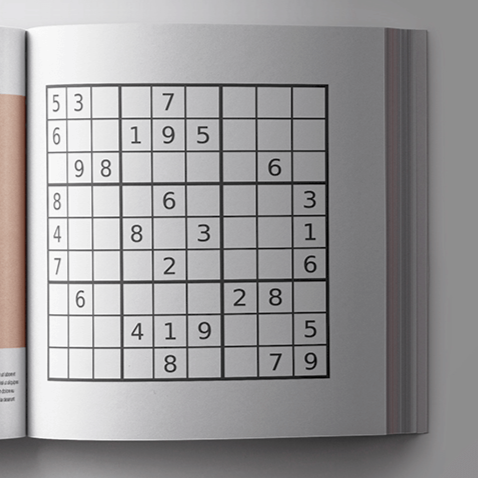
#> input picture imagens/sudoku.png, 478 x 478 px, found by its file name
$ python Exercicio_6_2.py
#> lines starting #> are read from the running program, lines starting #| are printed output that depends on the picture; after the words box and inside, x2 and y2 are one past the last pixel; in counts of white or black regions, pixels touching at a corner belong together
#Utilize uma imagem sudoku.png.
# Aplique o a limiarização global e a limiarização adaptativa e compare
# qual método preservou melhor a legibilidade do texto. Por que isso ocorre?

#O método que melhor preservou a legibilidade foi o Adaptativo, pois ele
# analisa a vizinhança e calcula o limiar para cada pixel, diferente do global que usa só um.

import cv2

imgOriginal = cv2.imread("./imagens/sudoku.png", 0)
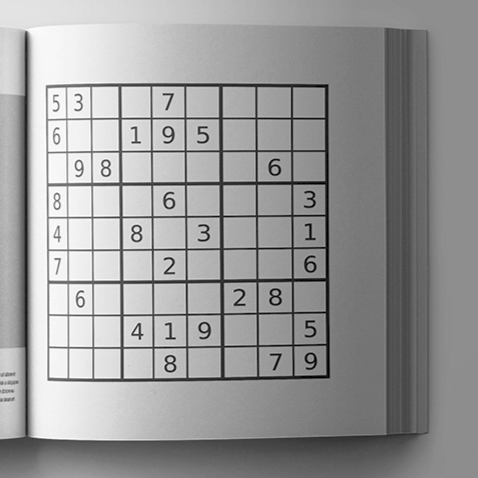
#> imgOriginal: shape (478, 478); min 0, max 255, mean 153.6

#Global
#Limiarização global
metodo = cv2.THRESH_BINARY
ret, imgBinarizada = cv2.threshold(imgOriginal, 128, 255, metodo) #imagem, limiar, valor máximo, método
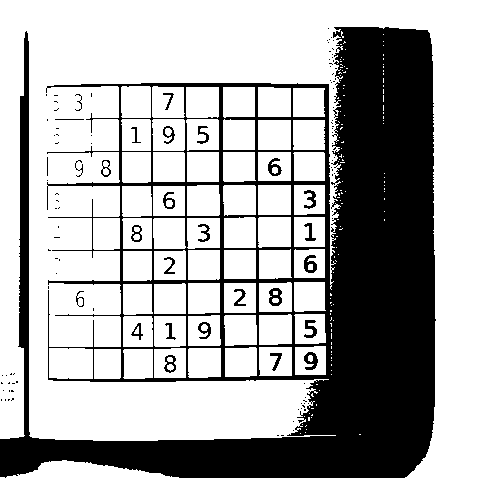
#> imgBinarizada: shape (478, 478); 67.1% white; 118 black regions (91 under 20 px), largest, box (x1, y1, x2, y2) and area: (0, 27, 436, 478) 72699, (269, 288, 282, 306) 146, (304, 352, 318, 370) 145

#Adaptativa
# Limiarização adaptativa gaussiana
thresh = cv2.adaptiveThreshold(imgOriginal, 255, cv2.ADAPTIVE_THRESH_GAUSSIAN_C,
                            cv2.THRESH_BINARY, 11, 2)
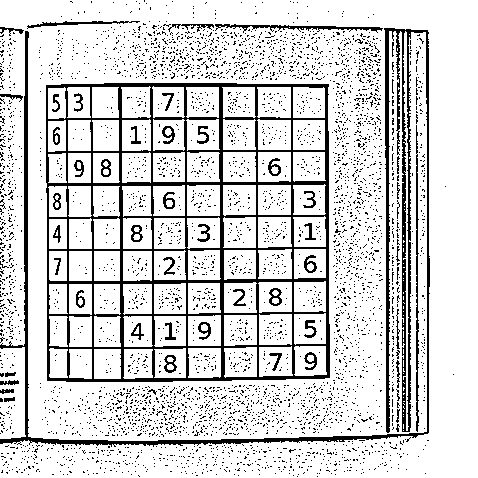
#> thresh: shape (478, 478); 83.7% white; 4397 black regions (4345 under 20 px), largest, box (x1, y1, x2, y2) and area: (46, 83, 330, 382) 14754, (0, 28, 430, 447) 8257, (416, 125, 419, 432) 611

cv2.imshow("Original", imgOriginal)
cv2.imshow("Global", imgBinarizada)
cv2.imshow("Adaptativa Guassiana", thresh)

cv2.waitKey(0)
cv2.destroyAllWindows

$ run again, with imagens/Noise_SP.png copied over imagens/sudoku.png
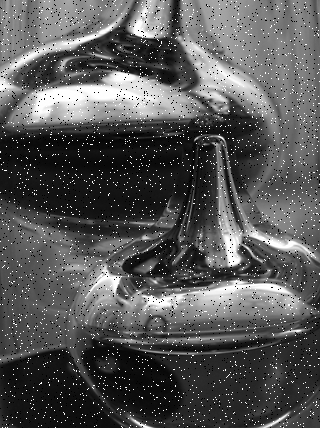
#> input picture imagens/Noise_SP.png, 320 x 428 px, found by its file name
#> imgOriginal is the input picture: shape (428, 320); min 0, max 255, mean 86.8
#> `ret, imgBinarizada = cv2.threshold(imgOriginal, 128, 255, metodo)`:
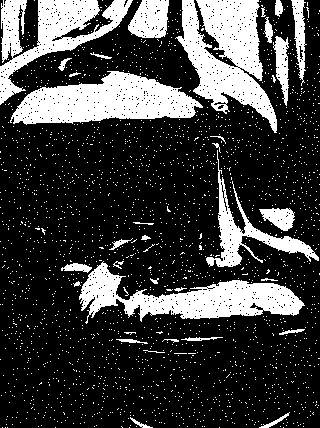
#> imgBinarizada: shape (428, 320); 24.5% white; 2285 white regions (2252 under 20 px), largest, box (x1, y1, x2, y2) and area: (175, 0, 277, 133) 6930, (10, 71, 203, 125) 6292, (79, 261, 305, 324) 5865
#> `thresh = cv2.adaptiveThreshold(imgOriginal, 255, cv2.ADAPTIVE_THRESH_G..`:
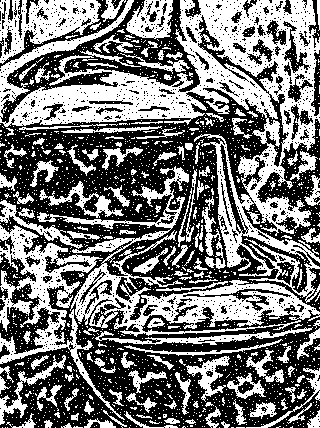
#> thresh: shape (428, 320); 46.5% white; 2198 white regions (2047 under 20 px), largest, box (x1, y1, x2, y2) and area: (0, 0, 320, 303) 24794, (37, 166, 320, 337) 8892, (0, 225, 125, 420) 5239
